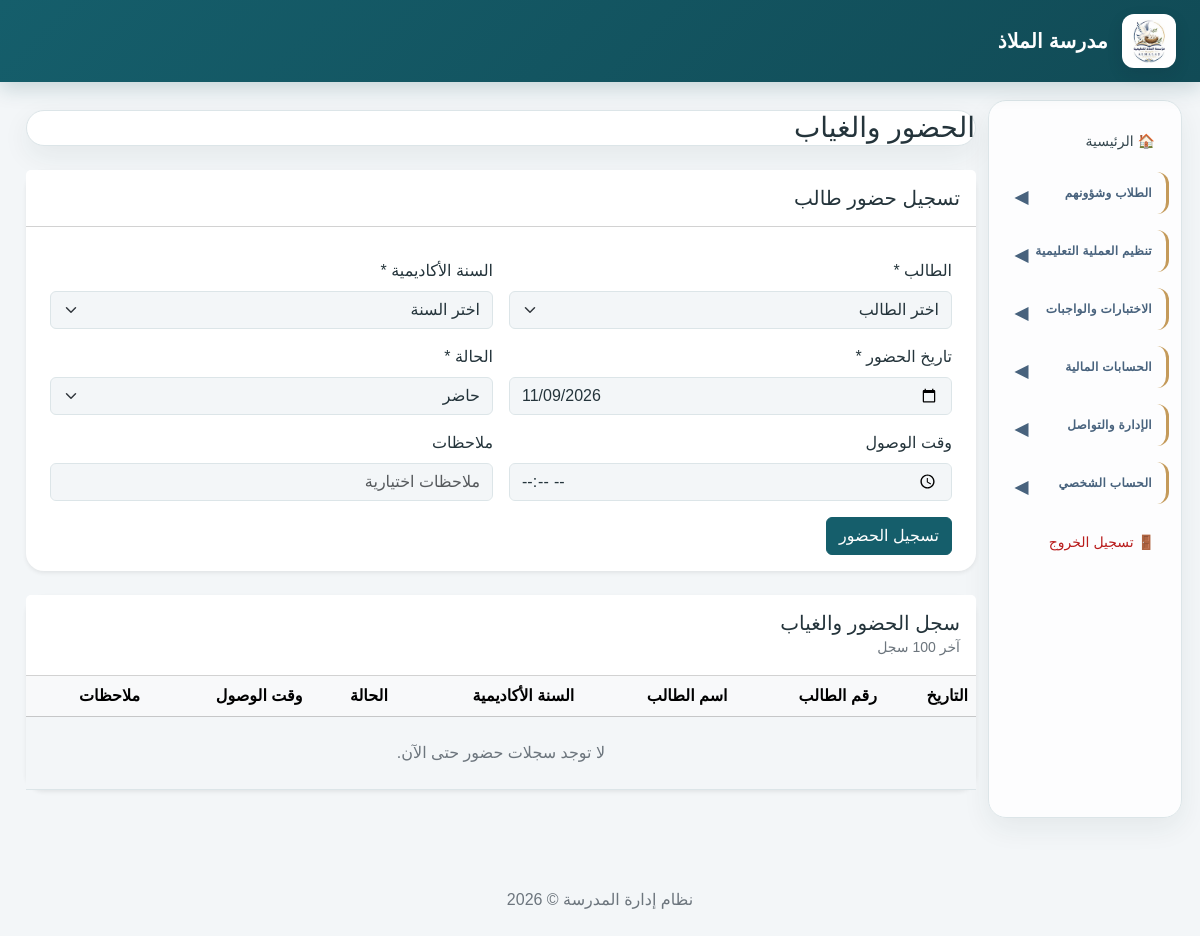
The app's page /attendance.php (signed in) with its own data.
### tables this page shows
CREATE TABLE `school_settings` (
  `id` int(10) UNSIGNED NOT NULL,
  `school_name` varchar(200) NOT NULL,
  `school_name_en` varchar(200) DEFAULT NULL,
  `logo_path` varchar(255) DEFAULT NULL,
  `address` text DEFAULT NULL,
  `phone` varchar(30) DEFAULT NULL,
  `email` varchar(150) DEFAULT NULL,
  `website` varchar(255) DEFAULT NULL,
  `currency` char(3) NOT NULL DEFAULT 'SDG',
  `academic_year_id` int(10) UNSIGNED DEFAULT NULL,
  `principal_name` varchar(150) DEFAULT NULL,
  `created_at` timestamp NOT NULL DEFAULT current_timestamp(),
  `updated_at` timestamp NOT NULL DEFAULT current_timestamp() ON UPDATE current_timestamp()
);

### attendance.php (the view, shortened to what this page needs)
<?php
require_once __DIR__ . '/config/database.php';
$students = $pdo->query(
    "SELECT s.id, s.student_number, u.full_name
     FROM students s
     INNER JOIN users u ON u.id = s.user_id
     ORDER BY u.full_name"
)->fetchAll();
$years = $pdo->query(
    "SELECT id, year_name
     FROM academic_years
     ORDER BY id DESC"
)->fetchAll();
$records = $pdo->query(
    "SELECT a.attendance_date, a.status, a.arrival_time, a.notes,
            s.student_number, u.full_name, y.year_name
     FROM student_attendance a
     INNER JOIN students s ON s.id = a.student_id
     INNER JOIN users u ON u.id = s.user_id
     INNER JOIN academic_years y ON y.id = a.academic_year_id
     ORDER BY a.attendance_date DESC, u.full_name
     LIMIT 100"
)->fetchAll();
require_once __DIR__ . '/includes/header.php';
?>
<h1 class="h3 mb-4">الحضور والغياب</h1>
<div class="card border-0 shadow-sm mb-4">
    <div class="card-header bg-white py-3">
        <h2 class="h5 mb-0">تسجيل حضور طالب</h2>
    </div>
    <div class="card-body">
        <?php if (!$students || !$years): ?>
            <div class="alert alert-warning mb-0">
                يجب إضافة طالب وسنة أكاديمية قبل تسجيل الحضور.
            </div>
        <?php else: ?>
            <form method="POST" action="attendance.php">
                <div class="row g-3">
                    <div class="col-md-6">
                        <label class="form-label">الطالب *</label>
                        <select name="student_id" class="form-select" required>
                            <option value="">اختر الطالب</option>
                        </select>
                    </div>
                    <div class="col-md-6">
                        <label class="form-label">السنة الأكاديمية *</label>
                        <select name="academic_year_id"
                                class="form-select" required>
                            <option value="">اختر السنة</option>
                        </select>
                    </div>
                    <div class="col-md-6">
                        <label class="form-label">تاريخ الحضور *</label>
                        <input type="date" name="attendance_date"
                               class="form-control"
                               value="<?= date('Y-m-d') ?>" required>
                    </div>
                    <div class="col-md-6">
                        <label class="form-label">الحالة *</label>
                        <select name="status" class="form-select" required>
                            <option value="present">حاضر</option>
                        </select>
                    </div>
                    <div class="col-md-6">
                        <label class="form-label">وقت الوصول</label>
                        <input type="time" name="arrival_time"
                               class="form-control">
                    </div>
                    <div class="col-md-6">
                        <label class="form-label">ملاحظات</label>
                        <input type="text" name="notes"
                               class="form-control" maxlength="255"
                               placeholder="ملاحظات اختيارية">
                    </div>
                    <div class="col-12">
                        <button type="submit" class="btn btn-primary">
                            تسجيل الحضور
                        </button>
                    </div>
                </div>
            </form>
        <?php endif; ?>
    </div>
</div>
<div class="card border-0 shadow-sm">
    <div class="card-header bg-white py-3">
        <h2 class="h5 mb-0">سجل الحضور والغياب</h2>
        <small class="text-secondary">آخر 100 سجل</small>
    </div>
    <div class="table-responsive">
        <table class="table table-hover align-middle mb-0">
            <thead class="table-light">
                <tr>
                    <th>التاريخ</th>
                    <th>رقم الطالب</th>
                    <th>اسم الطالب</th>
                    <th>السنة الأكاديمية</th>
                    <th>الحالة</th>
                    <th>وقت الوصول</th>
                    <th>ملاحظات</th>
                </tr>
            </thead>
            <tbody>
                <?php if (!$records): ?>
                    <tr>
                        <td colspan="7"
                            class="text-center py-4 text-secondary">
                            لا توجد سجلات حضور حتى الآن.
                        </td>
                    </tr>
                <?php endif; ?>
            </tbody>
        </table>
    </div>
</div>
<?php require_once __DIR__ . '/includes/footer.php'; ?>

### includes/header.php (shortened to what this page needs)
<?php
$hideSidebar = basename($_SERVER['SCRIPT_NAME'] ?? '') === 'index.php';
$schoolName = 'مدرسة الملاذ';
$schoolLogo = '';
$currentRole = (int) ($_SESSION['role_id'] ?? 0);
$menuPermissions = [
    1 => ['all'],
    2 => [
        'index.php',
        'students.php',
        'guardians.php',
        'teachers.php',
        'classrooms.php',
        'subjects.php',
        'academic_years.php',
        'teaching_assignments.php',
        'timetable.php',
        'attendance.php',
        'exams.php',
        'grades.php',
        'behavior.php',
        'homework.php',
        'homework_submissions.php',
        'reports.php',
        'fees.php',
        'payments.php',
        'expenses.php',
        'users.php',
        'announcements.php',
        'notifications.php',
        'messages.php',
        'settings.php',
        'change_password.php'
    ],
    3 => [
        'index.php',
        'fees.php',
        'payments.php',
        'expenses.php',
        'reports.php',
        'change_password.php'
    ],
    4 => [
        'index.php',
        'students.php',
        'classrooms.php',
        'subjects.php',
        'timetable.php',
        'attendance.php',
        'exams.php',
        'grades.php',
        'behavior.php',
        'homework.php',
        'homework_submissions.php',
        'announcements.php',
        'notifications.php',
        'messages.php',
        'change_password.php'
    ],
    5 => [
        'index.php',
        'timetable.php',
        'grades.php',
        'homework.php',
        'announcements.php',
        'notifications.php',
        'messages.php',
        'change_password.php'
    ],
    6 => [
        'index.php',
        'reports.php',
        'fees.php',
        'payments.php',
        'announcements.php',
        'notifications.php',
        'messages.php',
        'change_password.php'
    ]
];
$allowedMenu = $menuPermissions[$currentRole] ?? [];
function showMenuLink(string $page): bool
{
    global $allowedMenu;
    return in_array('all', $allowedMenu, true)
        || in_array($page, $allowedMenu, true);
}
try {
    if (isset($pdo)) {
        $stmt = $pdo->query(
            "SELECT school_name, logo_path
             FROM school_settings
             ORDER BY id ASC
             LIMIT 1"
        );
        $school = $stmt->fetch();
        if ($school) {
            if (!empty($school['school_name'])) {
                $schoolName = $school['school_name'];
            }
            if (!empty($school['logo_path'])) {
                $logoFile = __DIR__ . '/../' . $school['logo_path'];
                if (is_file($logoFile)) {
                    $schoolLogo = $school['logo_path'];
                }
            }
        }
    }
} catch (PDOException $e) {
    error_log('School branding could not be loaded: ' . $e->getMessage());
}
?>
<!DOCTYPE html>
<html lang="ar" dir="rtl">
<head>
    <link
        href="https://cdn.jsdelivr.net/npm/bootstrap@5.3.3/dist/css/bootstrap.rtl.min.css"
        rel="stylesheet"
    >
</head>
<body>
<header class="topbar">
    <?php if ($schoolLogo !== ''): ?>
        <img
            src="<?= htmlspecialchars($schoolLogo, ENT_QUOTES, 'UTF-8') ?>"
            alt="شعار المدرسة"
            class="school-logo"
        >
    <?php endif; ?>
    <strong class="school-name">
        <?= htmlspecialchars($schoolName, ENT_QUOTES, 'UTF-8') ?>
    </strong>
</header>
<div class="container-fluid">
    <div class="row">
        <?php if (!$hideSidebar): ?>
        <aside class="col-md-3 col-lg-2 sidebar">
            <?php if (showMenuLink('index.php')): ?>
                <a href="index.php">🏠 الرئيسية</a>
            <?php endif; ?>
            <?php if (
                showMenuLink('students.php') ||
                showMenuLink('guardians.php') ||
                showMenuLink('attendance.php') ||
                showMenuLink('behavior.php')
            ): ?>
                <details class="sidebar-group">
                    <summary class="sidebar-section">الطلاب وشؤونهم</summary>
                </details>
            <?php endif; ?>
            <?php if (
                showMenuLink('teachers.php') ||
                showMenuLink('classrooms.php') ||
                showMenuLink('subjects.php') ||
                showMenuLink('academic_years.php') ||
                showMenuLink('teaching_assignments.php') ||
                showMenuLink('timetable.php')
            ): ?>
                <details class="sidebar-group">
                    <summary class="sidebar-section">تنظيم العملية التعليمية</summary>
                </details>
            <?php endif; ?>
            <?php if (
                showMenuLink('exams.php') ||
                showMenuLink('grades.php') ||
                showMenuLink('homework.php') ||
                showMenuLink('homework_submissions.php') ||
                showMenuLink('reports.php')
            ): ?>
                <details class="sidebar-group">
                    <summary class="sidebar-section">الاختبارات والواجبات</summary>
                </details>
            <?php endif; ?>
            <?php if (
                showMenuLink('fees.php') ||
                showMenuLink('payments.php') ||
                showMenuLink('expenses.php')
            ): ?>
                <details class="sidebar-group">
                    <summary class="sidebar-section">الحسابات المالية</summary>
                </details>
            <?php endif; ?>
            <?php if (
                showMenuLink('users.php') ||
                showMenuLink('announcements.php') ||
                showMenuLink('notifications.php') ||
                showMenuLink('messages.php') ||
                showMenuLink('audit_logs.php') ||
                showMenuLink('settings.php') ||
                showMenuLink('theme_settings.php')
            ): ?>
                <details class="sidebar-group">
                    <summary class="sidebar-section">الإدارة والتواصل</summary>
                </details>
            <?php endif; ?>
            <?php if (showMenuLink('change_password.php')): ?>
                <details class="sidebar-group">
                    <summary class="sidebar-section">الحساب الشخصي</summary>
                </details>
            <?php endif; ?>
            <a href="logout.php" class="logout-link">🚪 تسجيل الخروج</a>
        </aside>
        <?php endif; ?>
        <main class="<?= $hideSidebar ? 'col-12' : 'col-md-9 col-lg-10' ?> content">

### records on screen
school_settings: logo_path (picture), school_name "مدرسة الملاذ"
